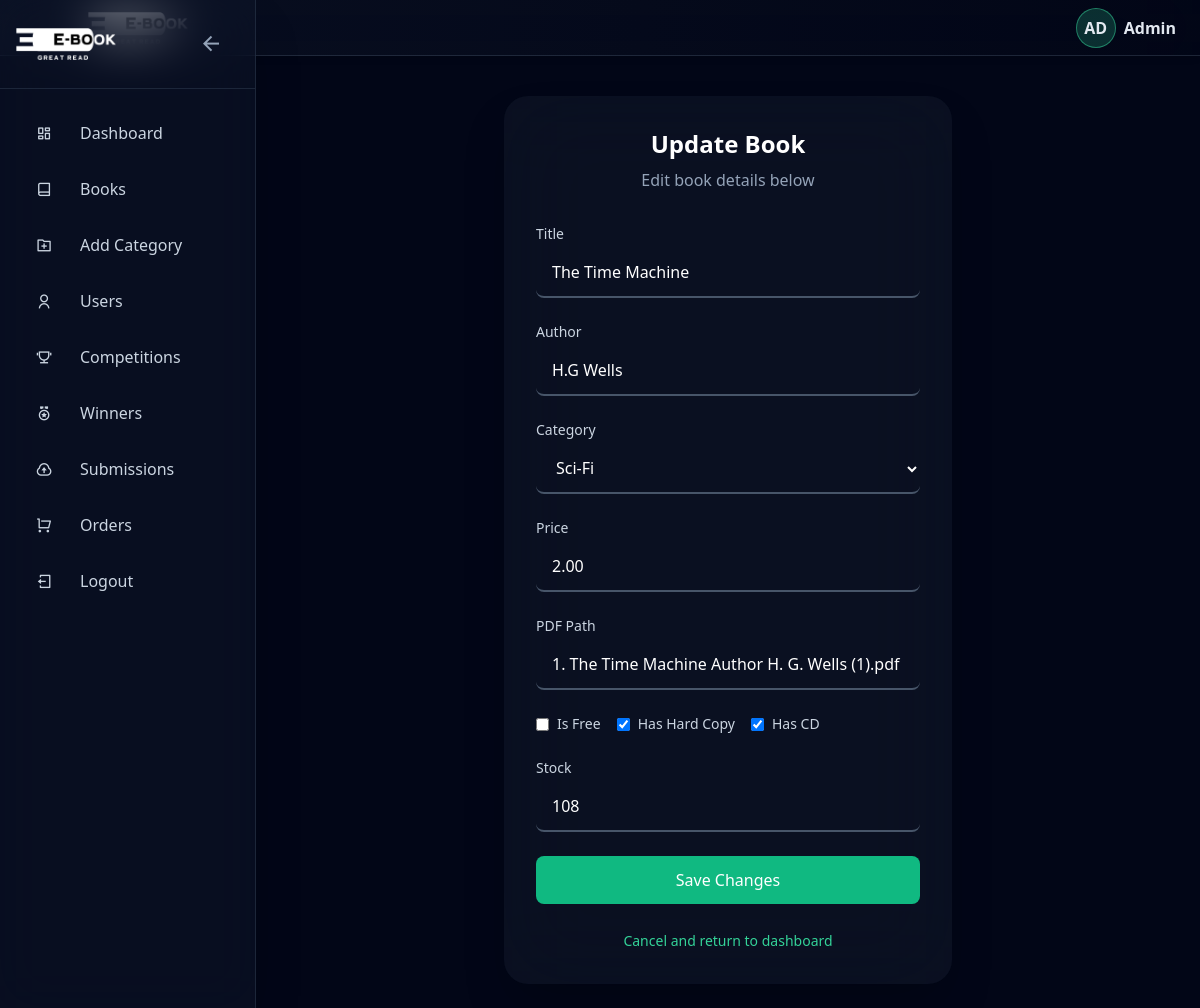
The page /Admin/AdminBook/booksupdate.php?id=2 (signed in) on the database its author committed.
### tables this page shows
CREATE TABLE `books` (
  `BookID` int(11) NOT NULL,
  `Title` varchar(255) NOT NULL,
  `Author` varchar(100) DEFAULT NULL,
  `Category` int(11) DEFAULT NULL,
  `Price` decimal(10,2) DEFAULT 0.00,
  `PDFPath` varchar(255) DEFAULT NULL,
  `HasHardCopy` tinyint(1) DEFAULT 1,
  `HasCD` tinyint(1) DEFAULT 0,
  `Stock` int(11) DEFAULT 0,
  `CreatedAt` datetime DEFAULT current_timestamp(),
  `image` varchar(255) DEFAULT NULL
);

### Admin/AdminBook/booksupdate.php (the view, shortened to what this page needs)
<?php
include "../../Config/db.php";
$title = $author = $price = $pdfPath = $category = "";
$isFree = $hasCD = $hasHardCopy = $stock = 0;
$id = $_GET['id'] ?? null;
$sql = "SELECT * FROM books WHERE BookID = ?";
$stmt = $conn->prepare($sql);
$stmt->bind_param("i", $id);
$stmt->execute();
$result = $stmt->get_result();
if ($result->num_rows === 1) {
    $row = $result->fetch_assoc();
    $title = $row['Title'];
    $author = $row['Author'];
    $category = $row['Category'];
    $price = $row['Price'];
    $pdfPath = $row['PDFPath'];
    $hasHardCopy = $row['HasHardCopy'];
    $hasCD = $row['HasCD'];
    $stock = $row['Stock'];
} else {
    die("Book not found.");
}
?>
<!DOCTYPE html>
<html lang="en">
<head>
    <script src="https://cdn.tailwindcss.com/3.4.16"></script>
    <link rel="stylesheet" href="https://cdnjs.cloudflare.com/ajax/libs/remixicon/4.6.0/remixicon.min.css" />
</head>
<body class="bg-slate-950 text-white flex min-h-screen">
    <div class="flex min-h-screen w-full">
        <?php include "../Components/sider.php"; ?>
        <main id="main-content" class="min-h-screen flex-1">
            <div class="pt-24 p-6">
                <div class="container mx-auto">
                    <div class="backdrop-blur-2xl bg-slate-800/30 rounded-2xl shadow-2xl hover:shadow-emerald-500/20 transition-all duration-500 p-8 max-w-md mx-auto scroll-animate">
                        <div class="text-center mb-8">
                            <h1 class="text-2xl font-semibold text-white">Update Book</h1>
                            <p class="text-slate-400 mt-2">Edit book details below</p>
                        </div>
                        <form method="POST" class="space-y-6">
                            <div>
                                <label class="block text-sm font-medium text-slate-300 mb-1">Title</label>
                                <input type="text" name="title" required class="form-input w-full px-4 py-3 rounded-button text-white" value="<?php echo htmlspecialchars($title); ?>">
                            </div>
                            <div>
                                <label class="block text-sm font-medium text-slate-300 mb-1">Author</label>
                                <input type="text" name="author" class="form-input w-full px-4 py-3 rounded-button text-white" value="<?php echo htmlspecialchars($author); ?>">
                            </div>
                            <div>
                                <label class="block text-sm font-medium text-slate-300 mb-1">Category</label>
                                <select name="category" class="form-input w-full px-4 py-3 rounded-button text-white">
                                    <?php
                                    $catQuery = $conn->query("SELECT CategoryID, CategoryName FROM categories");
                                    while ($cat = $catQuery->fetch_assoc()) {
                                        $selected = ($cat['CategoryID'] == $category) ? 'selected' : '';
                                        echo "<option value='{$cat['CategoryID']}' $selected>" . htmlspecialchars($cat['CategoryName']) . "</option>";
                                    }
                                    ?>
                                </select>
                            </div>
                            <div>
                                <label class="block text-sm font-medium text-slate-300 mb-1">Price</label>
                                <input type="number" step="0.01" name="price" class="form-input w-full px-4 py-3 rounded-button text-white" value="<?php echo htmlspecialchars($price); ?>">
                            </div>
                            <div>
                                <label class="block text-sm font-medium text-slate-300 mb-1">PDF Path</label>
                                <input type="text" name="pdfPath" class="form-input w-full px-4 py-3 rounded-button text-white" value="<?php echo htmlspecialchars($pdfPath); ?>">
                            </div>
                            <div class="flex items-center space-x-4">
                                <label class="flex items-center space-x-2">
                                    <input type="checkbox" name="isFree" <?php echo $isFree ? 'checked' : ''; ?> class="text-emerald-500 focus:ring-emerald-500">
                                    <span class="text-sm text-slate-300">Is Free</span>
                                </label>
                                <label class="flex items-center space-x-2">
                                    <input type="checkbox" name="hasHardCopy" <?php echo $hasHardCopy ? 'checked' : ''; ?> class="text-emerald-500 focus:ring-emerald-500">
                                    <span class="text-sm text-slate-300">Has Hard Copy</span>
                                </label>
                                <label class="flex items-center space-x-2">
                                    <input type="checkbox" name="hasCD" <?php echo $hasCD ? 'checked' : ''; ?> class="text-emerald-500 focus:ring-emerald-500">
                                    <span class="text-sm text-slate-300">Has CD</span>
                                </label>
                            </div>
                            <div>
                                <label class="block text-sm font-medium text-slate-300 mb-1">Stock</label>
                                <input type="number" name="stock" class="form-input w-full px-4 py-3 rounded-button text-white" value="<?php echo htmlspecialchars($stock); ?>">
                            </div>
                            <button type="submit" class="submit-button w-full py-3 px-4 text-white font-medium rounded-button hover:bg-emerald-600">Save Changes</button>
                        </form>
                        <div class="mt-6 text-center">
                            <a href="admin.books.php" class="text-emerald-400 hover:text-emerald-500 text-sm font-medium">Cancel and return to dashboard</a>
                        </div>
                    </div>
                </div>
            </div>
        </main>
    </div>
</body>
</html>

### Admin/AdminBook/booksupdate.php (style rules this page uses)
#sidebar:not(.collapsed) ~ #main-content { margin-left: 16rem; }
.scroll-animate { opacity: 0; transform: translateY(20px); transition: all 1s ease-out; }
.scroll-animate.visible { opacity: 1; transform: translateY(0); }
#main-content { margin-left: 256px; transition: margin-left 0.3s ease; }
.form-input { transition: all 0.3s ease; border: none; border-bottom: 2px solid #475569; background: transparent; outline: none; }
.submit-button { background: #10b981; transition: transform 0.2s ease, box-shadow 0.2s ease; }

### rows shown on the page
books: title "The Time Machine", author "H.G Wells", price "2.00", pdfPath "1. The Time Machine Author H. G. Wells (1).pdf", HasHardCopy "☑", HasCD "☑", stock "108"

### other values the page prints
substr($_SESSION['user'], 0, 2) "AD"
$_SESSION['user'] "Admin"
form field category "Sci-Fi"
